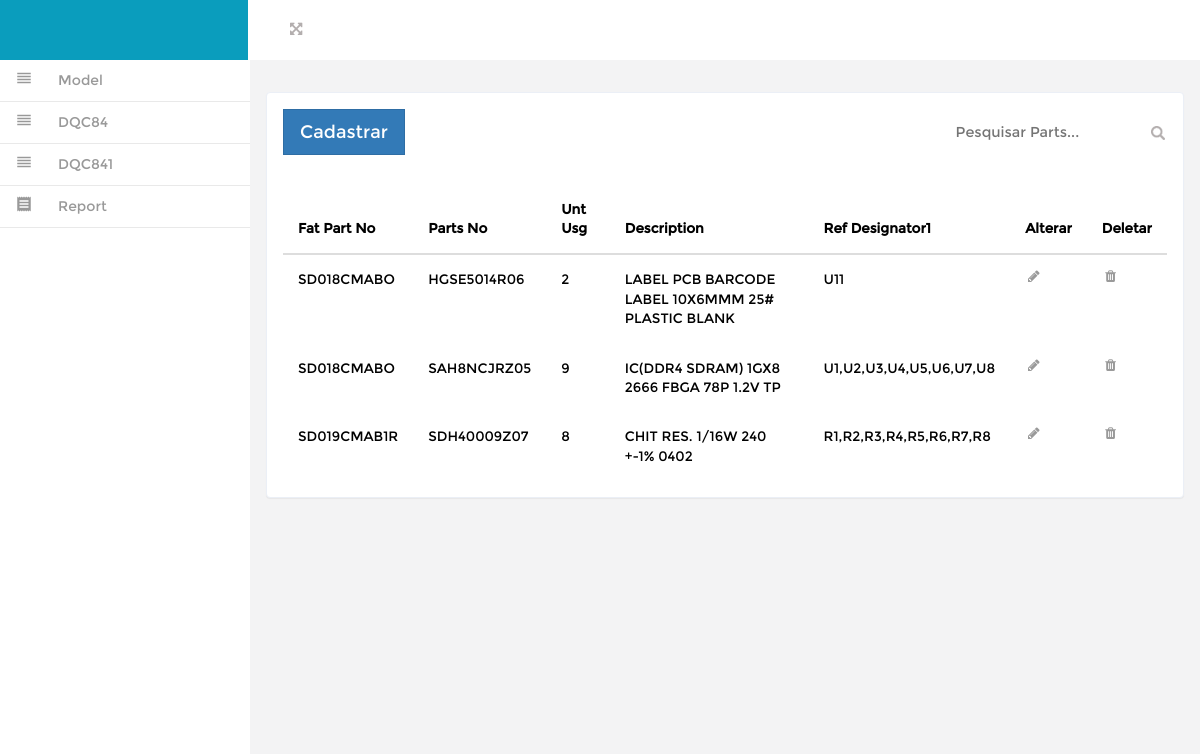
/cadastroDQC841.php, run on the app's committed database.
### tables this page shows
CREATE TABLE `dqc841` (
  `ID` int(11) NOT NULL,
  `FAT_PART_NO` int(11) NOT NULL,
  `PARTS_NO` varchar(15) NOT NULL,
  `UNT_USG` int(11) NOT NULL,
  `DESCRIPTION` longtext NOT NULL,
  `REF_DESIGNATOR` longtext DEFAULT NULL,
  `UPDATE_DT` timestamp NOT NULL DEFAULT current_timestamp(),
  `CREATE_DT` timestamp NOT NULL DEFAULT current_timestamp()
);

CREATE TABLE `dqc84` (
  `ID` int(11) NOT NULL,
  `MODEL` int(11) NOT NULL,
  `FAT_PART_NO` varchar(15) NOT NULL,
  `TOTAL_LOCATION` int(11) NOT NULL,
  `UPDATE_DT` timestamp NOT NULL DEFAULT current_timestamp(),
  `CREATE_DT` timestamp NOT NULL DEFAULT current_timestamp()
);

### cadastroDQC841.php (the view, shortened to what this page needs)
<?php
include("connection.php");
include("sidebar.php");
?>
<!DOCTYPE HTML>
<html>
<head>
     <div id="page-wrapper" class="gray-bg dashbard-1" style="background-color:#F3F3F4">
<div class="content-main">
       <div class="blank">
            <div class="blank-page">
     <div class="bs-example2 bs-example-padded-bottom">
     <button type="button" class="btn btn-primary btn-lg" data-toggle="modal" data-target="#myModal">
      Cadastrar
     </button>
      </div>
    <form class=" navbar-left-right" method="post" style="float:right;margin-top:-35px;">
              <input type="text"  name="busca" placeholder="Pesquisar Parts...">
              <input type="submit"  value="" class="fa fa-search">
            </form>
            <div class="clearfix"> </div>
    <?php
      if(isset($_POST["busca"])){
        $busca   = $_POST["busca"];
        if($busca == ""){
          echo "<script> alert('Invalido!'); location.href='cadastroDQC841.php'</script>";
        } else {
                  $select = $mysqli->query("SELECT *, DQC841.ID AS chave FROM DQC841
                  INNER JOIN DQC84 ON DQC841.FAT_PART_NO= dqc84.ID
					           WHERE PARTS_NO LIKE '%$busca%'");
                  $row = $select->num_rows;
                }
      }else{
        $select = $mysqli->query("SELECT *, DQC841.ID AS chave FROM DQC841
        INNER JOIN DQC84 ON DQC841.FAT_PART_NO= dqc84.ID");
        $row = $select->num_rows;
      }
    ?>
<br/>
<table class="table table-hover">
  <thead>
    <tr>
    	  <th scope="col">Fat Part No</th>
        <th scope="col">Parts No</th>
        <th scope="col">Unt Usg</th>
        <th scope="col">Description</th>
        <th scope="col">Ref Designator1</th>
        <th scope="col">Alterar</th>
        <th scope="col">Deletar</th>
    </tr>
  </thead>
  <tbody>
     <?php
        if($row > 0){
          while($get = $select->fetch_array()){
      ?>
     <tr>
        <td><?=$get["FAT_PART_NO"]?></td>
        <td><?=$get["PARTS_NO"]?></td>
        <td><?=$get["UNT_USG"]?></td>
        <td><?=$get["DESCRIPTION"]?></td>
        <td><?=$get["REF_DESIGNATOR"]?></td>
        <td><a ><i  data-toggle="modal" data-target="#alterarModal<?=$get['chave'];?>"  class="fa fa-pencil fa-fw"></i></a></td>
      </div>
     <td><a ><i data-toggle="modal" data-target="#remover<?=$get['chave'];?>" class="fa fa-trash fa-fw"></i></a></td>
      </div>
<?php
        }
      }
?>
</body>
</html>

### sidebar.php (shortened to what this page needs)
<head>
<link href="css/bootstrap.min.css" rel='stylesheet' type='text/css' />
<link rel="stylesheet" href="css/w3.css">
<link href="css/style.css" rel='stylesheet' type='text/css' />
<link href="css/font-awesome.css" rel="stylesheet">
<link rel="stylesheet" href="https://ajax.googleapis.com/ajax/libs/jqueryui/1.12.1/themes/smoothness/jquery-ui.css">
<link href="css/custom.css" rel="stylesheet">
</head>
<body>
<div id="wrapper">
        <nav class="navbar-default navbar-static-top" role="navigation">
             <div class="navbar-header">
               <h1> <a class="navbar-brand" href="../" style="background:#0a9dbd;font-size:15px;"></a></h1>
			   </div>
			 <div class=" border-bottom">
        	<div class="full-left">
        	  <section class="full-top">
				<button id="toggle"><i class="fa fa-arrows-alt"></i></button>
			</section>
            <div class="clearfix"> </div>
           </div>
			<div class="clearfix">
     </div>
		    <div class="navbar-default sidebar" role="navigation">
                <div class="sidebar-nav navbar-collapse">
                <ul class="nav" id="side-menu">
                <li><a href='cadastroModel.php' class='hvr-bounce-to-right'><i class='nav_icon'><i class='material-icons' style='font-size:18px;margin-top:9px'>reorder</i></i><p style='margin-left:58px;margin-bottom:10px;margin-top:-23px;'>Model</p></a></li>
			    <li><a href='cadastroDQC84.php' class='hvr-bounce-to-right'><i class='nav_icon'><i class='material-icons' style='font-size:18px;margin-top:9px'>reorder</i></i><p style='margin-left:58px;margin-bottom:10px;margin-top:-23px;'>DQC84</p></a></li>
                <li><a href='cadastroDQC841.php' class='hvr-bounce-to-right'><i class='nav_icon'><i class='material-icons' style='font-size:18px;margin-top:9px'>reorder</i></i><p style='margin-left:58px;margin-bottom:10px;margin-top:-23px;'>DQC841</p></a></li>
                <li><a href='report.php' class='hvr-bounce-to-right'><i class='nav_icon'><i class='material-icons' style='font-size:18px;margin-top:9px'>receipt</i></i><p style='margin-left:58px;margin-bottom:10px;margin-top:-23px;'>Report</p></a></li>
                </ul>
            </div>
			</div>
        </nav>

### css/w3.css (style rules this page uses)
*,*:before,*:after { box-sizing:inherit }
html { -ms-text-size-adjust:100%;-webkit-text-size-adjust:100% }
body { margin:0 }
article,aside,details,figcaption,figure,footer,header,main,menu,nav,section,summary { display:block }
a { background-color:transparent;-webkit-text-decoration-skip:objects }
button,input,select,textarea { font:inherit;margin:0 }
button,input { overflow:visible }
button,select { text-transform:none }
button,html [type=button],[type=reset],[type=submit] { -webkit-appearance:button }
html,body { font-family:Verdana,sans-serif;font-size:15px;line-height:1.5 }
html { overflow-x:hidden }
h1 { font-size:36px }
h1,h2,h3,h4,h5,h6 { font-family:"Segoe UI",Arial,sans-serif;font-weight:400;margin:10px 0 }
a { color:inherit }
@media (min-width:601px) { ,.w3-quarter { width:49.99999% } }
@media (min-width:601px) { ,.w3-login { width:99.99999% } }
@media (min-width:601px) { , .w3-col.m9,.w3-threequarter { width:24.99999% } }

### css/style.css (style rules this page uses)
h4, h5, h6, h1, h2, h3 { margin: 0; }
ul, ol { margin: 0;padding: 0; }
p { margin: 0; }
html, body { font-family:'Montserrat-Regular'; font-size: 100%; background:#F3F3F4; overflow-x: hidden; }
body a { transition:0.5s all; -webkit-transition:0.5s all; -moz-transition:0.5s all; -o-transition:0.5s all; -ms-transition:0.5s all; }
div#wrapper { background-color: #fff; }
.navbar-default.sidebar { background-color: #fff; }
h1 a.navbar-brand { color: #fff !important; font-size: 30px; font-weight: 500; padding: 20px 0px; background: #03396c; text-align: center; width:248px; height: 60px; }
i.nav_icon { color: #fff; margin-right:6px; }
.sidebar ul li a { color: #999; font-size:14px; }
.hvr-bounce-to-right { display: inline-block; vertical-align: middle; -webkit-transform: translateZ(0); transform: translateZ(0); box-shadow: 0 0 1px rgba(0, 0, 0, 0); -webkit-backface-visibility: hidden; backface-visibility: hidden; -moz-osx-font-smoothing: grayscale; position: relative; -webkit-transition-property: color; transition-property: color; -webkit-transition-duration: 0.5s; transition-duration: 0.5s; }
.hvr-bounce-to-right:before { content: ""; position: absolute; z-index: -1; top: 0; left: 0; right: 80%; bottom: 0; background:#7f8c8d; -webkit-transform: scaleX(0); transform: scaleX(0); -webkit-transform-origin: 0 50%; transform-origin: 0 50%; -webkit-transition-property: transform; transition-property: transform; -webkit-transition-duration: 0.5s; transition-duration: 0.5s; -webkit-transition-timing-function: ease-out; transition-timing-function: ease-out; }
.nav > li > a { color: #999; font-weight:500; padding: 0px 20px 0px 0px; font-size: 0.85em; border-bottom: 1px solid #E9E9E9; }
.nav > li > a i { margin-right: 14px; }
i.nav_icon { color: #999; padding: 15px; width: 44px; height: 44px; }
@media (min-width: 768px) { #page-wrapper { position: inherit; margin: 0 0 0 240px; min-height: 1000px; } }
.content-main { background-color: #F3F3F4; padding-top: 1em; }
.full-top { float:left; }
.navbar-left-right { float: left; margin-left: 6%; }
.border-bottom { background-color: #fff; }
.full-left { float: left; width: 40%; margin-left: 3%; margin-top: 1.3em; }
.full-left button { background: none; border: none; outline: none; color: #B3AEAE; font-size: 0.9em; }
.navbar-left-right input[type="text"] { background: none; border: none; outline: none; color:#B3AEAE; font-size: 0.9em; }
.navbar-left-right input[type="submit"] { background: url(../images/search.png) 0px 2px no-repeat; width:16px; height:16px; border: none; outline: none; color:#B3AEAE; font-size: 0.9em; }
.blank { padding: 1em; min-height: 650px; }
.blank-page { padding: 1em; background: #fff; border: 1px solid #ebeff6; border-radius: 4px; -webkit-border-radius: 4px; -o-border-radius: 4px; -moz-border-radius: 4px; -ms-border-radius: 4px; -webkit-box-shadow: 0 1px 1px rgba(0,0,0,.05); box-shadow: 0 1px 1px rgba(0,0,0,.05); }
.btn { border-radius: 0px; outline: none; }
.table td, .table>tbody>tr>td, .table>tbody>tr>th, .table>tfoot>tr>td, .table>tfoot>tr>th, .table>thead>tr>td, .table>thead>tr>th { padding: 15px !important; font-size: 0.85em; border-top: none !important; }
td i { color:#999; }
th { color:black !important; }
td { color:black !important; }
input { color:black !important; }
.table { margin-bottom: 0; }

### data on the page
dqc841: FAT_PART_NO.FAT_PART_NO "SD018CMABO", PARTS_NO "HGSE5014R06", UNT_USG "2", DESCRIPTION "LABEL PCB BARCODE LABEL 10X6MMM 25# PLASTIC BLANK", REF_DESIGNATOR "U11"
dqc841: FAT_PART_NO.FAT_PART_NO "SD018CMABO", PARTS_NO "SAH8NCJRZ05", UNT_USG "9", DESCRIPTION "IC(DDR4 SDRAM) 1GX8 2666 FBGA 78P 1.2V TP", REF_DESIGNATOR "U1,U2,U3,U4,U5,U6,U7,U8"
dqc841: FAT_PART_NO.FAT_PART_NO "SD019CMAB1R", PARTS_NO "SDH40009Z07", UNT_USG "8", DESCRIPTION "CHIT RES. 1/16W 240 +-1% 0402", REF_DESIGNATOR "R1,R2,R3,R4,R5,R6,R7,R8"
